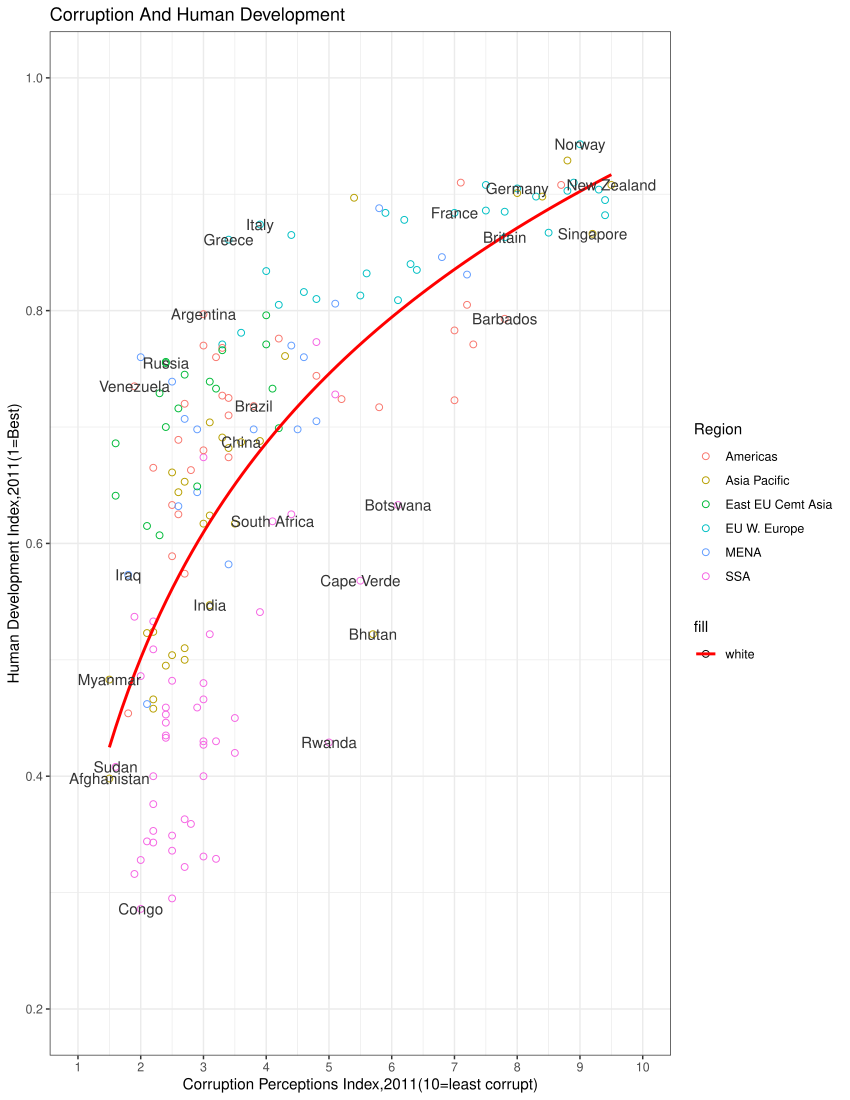

The R source for this figure:
df <- read.csv("Economist_Assignment_Data.csv")
head(df)
library(ggplot2)
pl <- ggplot(df,aes(x=CPI,y=HDI,color=Region,fill='white'))
pl2 <- pl+geom_point(size=2,shape=1)
pl3 <- pl2 + geom_smooth(aes(group=1),method = 'lm',formula = y~log(x), se = FALSE, color = 'red')
pointsToLabel <- c("Russia", "Venezuela", "Iraq", "Myanmar", "Sudan",
                   "Afghanistan", "Congo", "Greece", "Argentina", "Brazil",
                   "India", "Italy", "China", "South Africa", "Spane",
                   "Botswana", "Cape Verde", "Bhutan", "Rwanda", "France",
                   "United States", "Germany", "Britain", "Barbados", "Norway", "Japan",
                   "New Zealand", "Singapore")
pl4 <- pl3 + geom_text(aes(label =Country),color='gray20', data = subset(df,Country %in% pointsToLabel), check_overlap = TRUE)
pl5 <- pl4+theme_bw()+scale_x_continuous(name='Corruption Perceptions Index,2011(10=least corrupt)',limits =c(1,10), breaks = 1:10)+scale_y_continuous(name='Human Development Index,2011(1=Best)',limits = c(0.2,1.0))
pl5 + ggtitle('Corruption And Human Development',)
